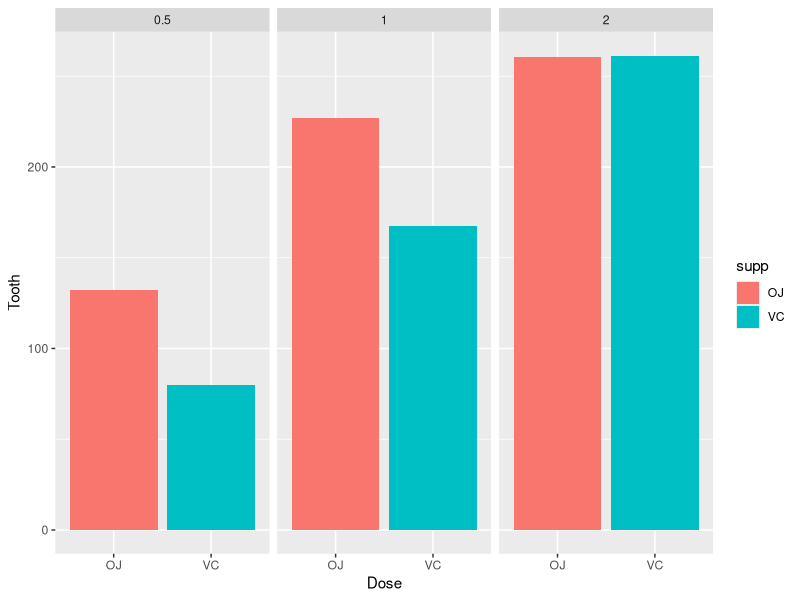

R code for this plot:
## ---- chunk 1
data(ToothGrowth)
data <- ToothGrowth
head(data)
dim(data)

## ---- chunk 2
summary(data)
library(ggplot2)
ggplot(data, aes(x= supp, y = len, fill=supp)) + geom_bar(stat="identity")+labs(x= "Dose", y="Tooth") +  facet_grid(. ~ dose)

## ---- chunk 3
OJ_supp_05  = ToothGrowth$len[ToothGrowth$supp== 'OJ' & ToothGrowth$dose==0.5]
VC_supp_05  = ToothGrowth$len[ToothGrowth$supp== 'VC' & ToothGrowth$dose==0.5]

t.test(OJ_supp_05, VC_supp_05, alternative = "greater", paired = FALSE)

## ---- chunk 4
OJ_supp_10  = ToothGrowth$len[ToothGrowth$supp== 'OJ' & ToothGrowth$dose==1.0]
VC_supp_10  = ToothGrowth$len[ToothGrowth$supp== 'VC' & ToothGrowth$dose==1.0]

t.test(OJ_supp_10, VC_supp_10, alternative = "greater", paired = FALSE)

## ---- chunk 5
OJ_supp_20  = ToothGrowth$len[ToothGrowth$supp== 'OJ' & ToothGrowth$dose==2.0]
VC_supp_20  = ToothGrowth$len[ToothGrowth$supp== 'VC' & ToothGrowth$dose==2.0]

t.test(OJ_supp_20, VC_supp_20, alternative = "greater", paired = FALSE)

